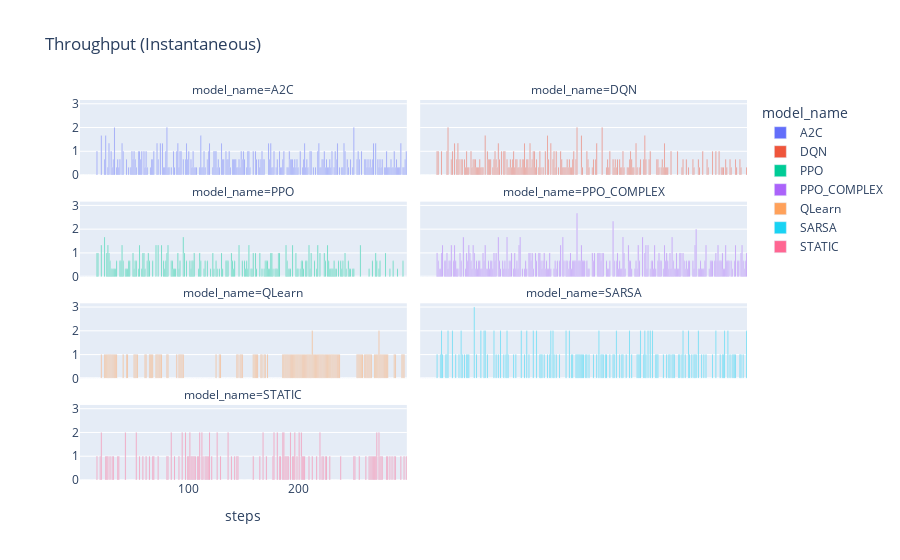

Source (notebook cell):
### Markdown cell above
### Throughput (Instantaneous)

### Code cell
fig = px.bar(
    data_frame=average_eval_metrics,
    x='steps',
    y='throughput',
    color='model_name',
    title="Throughput (Instantaneous)",
    facet_col='model_name',
    facet_col_wrap=2
).update_yaxes(title=None)

fig.show()

### Figure 1 — Plotly figure (JSON) as saved in the notebook; plotly's stock layout.template omitted (floating-point values rounded to 4 significant figures; data arrays with more than 128 entries replaced by an {"elided": "..."} marker saying what was removed)
{"data": [{"alignmentgroup": "True", "hovertemplate": "model_name=A2C<br>steps=%{x}<br>throughput=%{y}<extra></extra>", "legendgroup": "A2C", "marker": {"color": "#636efa", "pattern": {"shape": ""}}, "name": "A2C", "offsetgroup": "A2C", "orientation": "v", "showlegend": true, "textposition": "auto", "type": "bar", "x": {"elided": "299 int values"}, "xaxis": "x7", "y": {"elided": "299 float values"}, "yaxis": "y7"}, {"alignmentgroup": "True", "hovertemplate": "model_name=DQN<br>steps=%{x}<br>throughput=%{y}<extra></extra>", "legendgroup": "DQN", "marker": {"color": "#EF553B", "pattern": {"shape": ""}}, "name": "DQN", "offsetgroup": "DQN", "orientation": "v", "showlegend": true, "textposition": "auto", "type": "bar", "x": {"elided": "299 int values"}, "xaxis": "x8", "y": {"elided": "299 float values"}, "yaxis": "y8"}, {"alignmentgroup": "True", "hovertemplate": "model_name=PPO<br>steps=%{x}<br>throughput=%{y}<extra></extra>", "legendgroup": "PPO", "marker": {"color": "#00cc96", "pattern": {"shape": ""}}, "name": "PPO", "offsetgroup": "PPO", "orientation": "v", "showlegend": true, "textposition": "auto", "type": "bar", "x": {"elided": "299 int values"}, "xaxis": "x5", "y": {"elided": "299 float values"}, "yaxis": "y5"}, {"alignmentgroup": "True", "hovertemplate": "model_name=PPO_COMPLEX<br>steps=%{x}<br>throughput=%{y}<extra></extra>", "legendgroup": "PPO_COMPLEX", "marker": {"color": "#ab63fa", "pattern": {"shape": ""}}, "name": "PPO_COMPLEX", "offsetgroup": "PPO_COMPLEX", "orientation": "v", "showlegend": true, "textposition": "auto", "type": "bar", "x": {"elided": "299 int values"}, "xaxis": "x6", "y": {"elided": "299 float values"}, "yaxis": "y6"}, {"alignmentgroup": "True", "hovertemplate": "model_name=QLearn<br>steps=%{x}<br>throughput=%{y}<extra></extra>", "legendgroup": "QLearn", "marker": {"color": "#FFA15A", "pattern": {"shape": ""}}, "name": "QLearn", "offsetgroup": "QLearn", "orientation": "v", "showlegend": true, "textposition": "auto", "type": "bar", "x": {"elided": "299 int values"}, "xaxis": "x3", "y": {"elided": "299 int values"}, "yaxis": "y3"}, {"alignmentgroup": "True", "hovertemplate": "model_name=SARSA<br>steps=%{x}<br>throughput=%{y}<extra></extra>", "legendgroup": "SARSA", "marker": {"color": "#19d3f3", "pattern": {"shape": ""}}, "name": "SARSA", "offsetgroup": "SARSA", "orientation": "v", "showlegend": true, "textposition": "auto", "type": "bar", "x": {"elided": "299 int values"}, "xaxis": "x4", "y": {"elided": "299 int values"}, "yaxis": "y4"}, {"alignmentgroup": "True", "hovertemplate": "model_name=STATIC<br>steps=%{x}<br>throughput=%{y}<extra></extra>", "legendgroup": "STATIC", "marker": {"color": "#FF6692", "pattern": {"shape": ""}}, "name": "STATIC", "offsetgroup": "STATIC", "orientation": "v", "showlegend": true, "textposition": "auto", "type": "bar", "x": {"elided": "299 int values"}, "xaxis": "x", "y": {"elided": "299 int values"}, "yaxis": "y"}], "layout": {"annotations": [{"font": {}, "showarrow": false, "text": "model_name=STATIC", "x": 0.245, "xanchor": "center", "xref": "paper", "y": 0.1975, "yanchor": "bottom", "yref": "paper"}, {"font": {}, "showarrow": false, "text": "model_name=QLearn", "x": 0.245, "xanchor": "center", "xref": "paper", "y": 0.465, "yanchor": "bottom", "yref": "paper"}, {"font": {}, "showarrow": false, "text": "model_name=SARSA", "x": 0.755, "xanchor": "center", "xref": "paper", "y": 0.465, "yanchor": "bottom", "yref": "paper"}, {"font": {}, "showarrow": false, "text": "model_name=PPO", "x": 0.245, "xanchor": "center", "xref": "paper", "y": 0.7325, "yanchor": "bottom", "yref": "paper"}, {"font": {}, "showarrow": false, "text": "model_name=PPO_COMPLEX", "x": 0.755, "xanchor": "center", "xref": "paper", "y": 0.7325, "yanchor": "bottom", "yref": "paper"}, {"font": {}, "showarrow": false, "text": "model_name=A2C", "x": 0.245, "xanchor": "center", "xref": "paper", "y": 1, "yanchor": "bottom", "yref": "paper"}, {"font": {}, "showarrow": false, "text": "model_name=DQN", "x": 0.755, "xanchor": "center", "xref": "paper", "y": 1, "yanchor": "bottom", "yref": "paper"}], "barmode": "relative", "legend": {"title": {"text": "model_name"}, "tracegroupgap": 0}, "title": {"text": "Throughput (Instantaneous)"}, "xaxis": {"anchor": "y", "domain": [0, 0.49], "title": {"text": "steps"}}, "xaxis2": {"anchor": "y2", "domain": [0.51, 1], "matches": "x", "title": {"text": "steps"}}, "xaxis3": {"anchor": "y3", "domain": [0, 0.49], "matches": "x", "showticklabels": false}, "xaxis4": {"anchor": "y4", "domain": [0.51, 1], "matches": "x", "showticklabels": false}, "xaxis5": {"anchor": "y5", "domain": [0, 0.49], "matches": "x", "showticklabels": false}, "xaxis6": {"anchor": "y6", "domain": [0.51, 1], "matches": "x", "showticklabels": false}, "xaxis7": {"anchor": "y7", "domain": [0, 0.49], "matches": "x", "showticklabels": false}, "xaxis8": {"anchor": "y8", "domain": [0.51, 1], "matches": "x", "showticklabels": false}, "yaxis": {"anchor": "x", "domain": [0, 0.1975], "title": {}}, "yaxis2": {"anchor": "x2", "domain": [0, 0.1975], "matches": "y", "showticklabels": false, "title": {}}, "yaxis3": {"anchor": "x3", "domain": [0.2675, 0.465], "matches": "y", "title": {}}, "yaxis4": {"anchor": "x4", "domain": [0.2675, 0.465], "matches": "y", "showticklabels": false, "title": {}}, "yaxis5": {"anchor": "x5", "domain": [0.535, 0.7325], "matches": "y", "title": {}}, "yaxis6": {"anchor": "x6", "domain": [0.535, 0.7325], "matches": "y", "showticklabels": false, "title": {}}, "yaxis7": {"anchor": "x7", "domain": [0.8025, 1], "matches": "y", "title": {}}, "yaxis8": {"anchor": "x8", "domain": [0.8025, 1], "matches": "y", "showticklabels": false, "title": {}}}}
